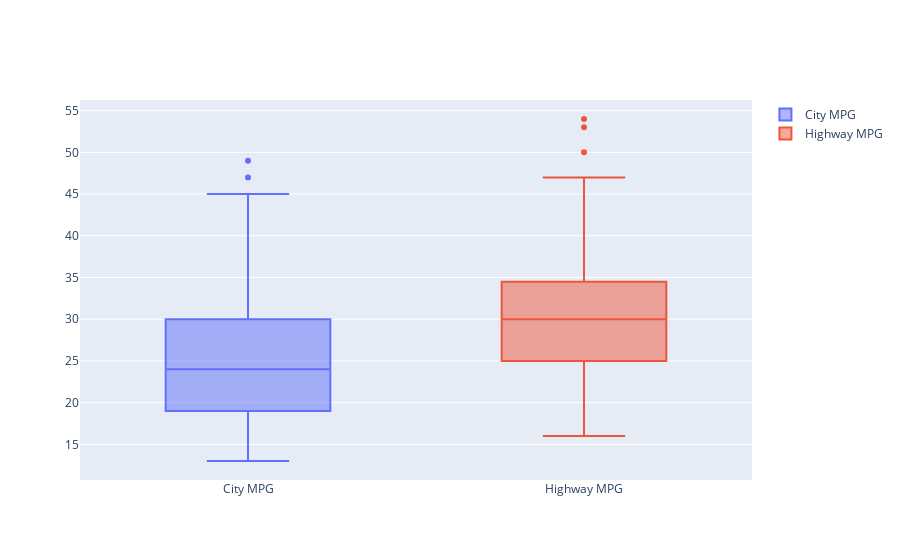

Source (notebook cell):
### Code cell
data = [trace0, trace1]
offline.iplot(data)

### Figure 1 — Plotly figure (JSON) as saved in the notebook; plotly's stock layout.template omitted (floating-point values rounded to 4 significant figures; data arrays with more than 128 entries replaced by an {"elided": "..."} marker saying what was removed)
{"data": [{"name": "City MPG", "type": "box", "y": {"elided": "205 int values"}}, {"name": "Highway MPG", "type": "box", "y": {"elided": "205 int values"}}], "layout": {"autosize": true, "xaxis": {"autorange": true, "range": [-0.5, 1.5], "type": "category"}, "yaxis": {"autorange": true, "range": [10.72, 56.28], "type": "linear"}}}
